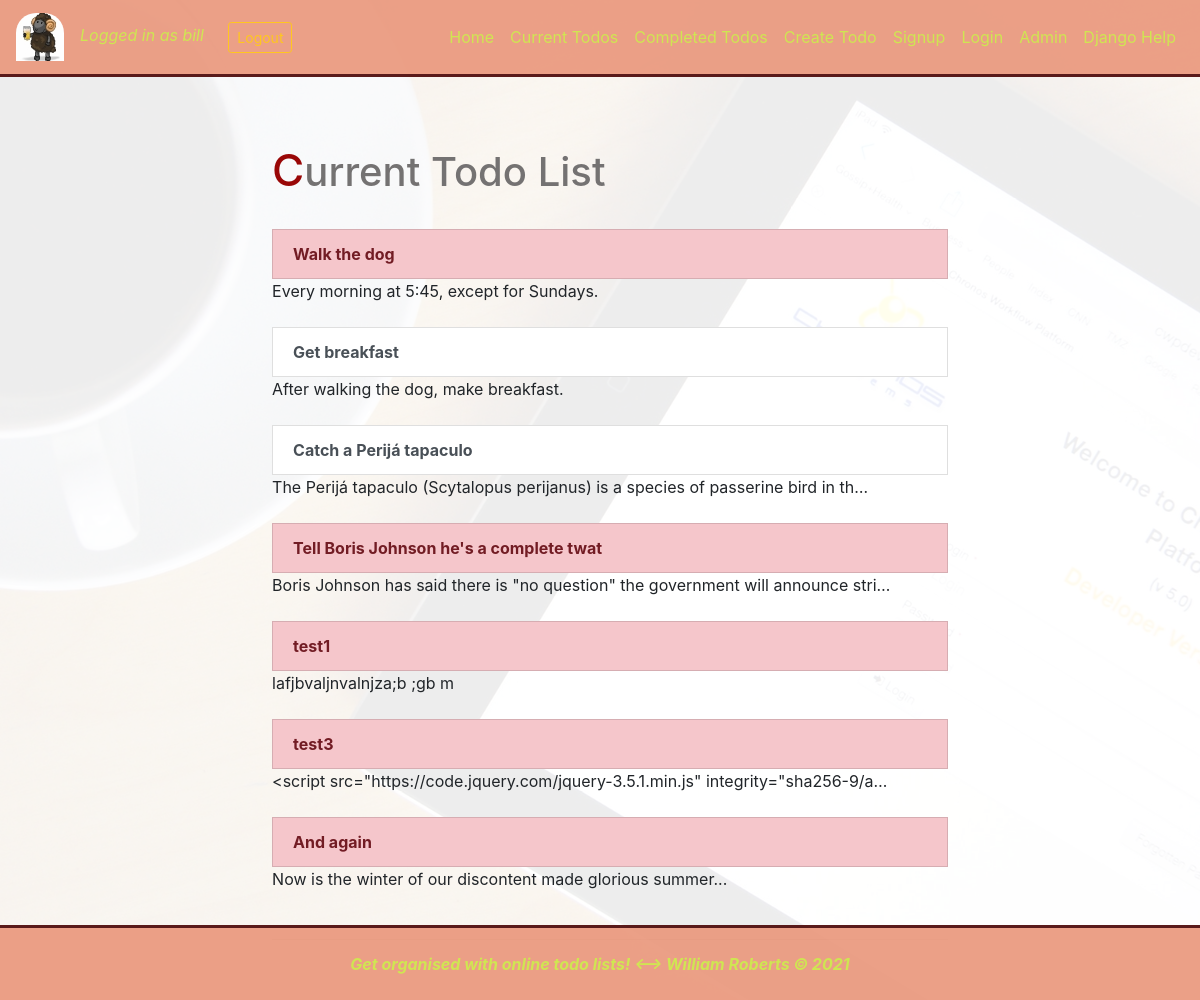
/current/ (signed in), run on the app's committed database.
### todo/models.py (models this page shows, shortened)
class Todo(models.Model):
    title = models.CharField(max_length=100)
    memo = models.TextField(blank=True)
    created = models.DateTimeField(auto_now_add=True)
    datecompleted = models.DateTimeField(null=True, blank=True)
    important = models.BooleanField(default=False)
    user = models.ForeignKey(User, on_delete=models.CASCADE)

### todo/views.py (the view)
# urls.py: path('current/', views.currenttodos, name='currenttodos'),
def currenttodos(request):
    if not request.user.is_authenticated:
        return render(request, 'todo/home.html', {'error':'You need to log in first!',
                                                    'alert':'bg-warning'})
    todos = Todo.objects.filter(user=request.user, datecompleted__isnull=True)
    return render(request, 'todo/currenttodos.html', {'todos':todos})

### todo/templates/todo/currenttodos.html (shortened to what this page needs)
{% extends 'base.html' %}
{% load static %}
{% block content %}
<div class="row justify-content-center mt-5">
    <div class="col-md-7">
    <h1>Current Todo List</h1>
        <br>
        {% for todo in todos %}
        <a href="{% url 'viewtodo' todo.id %}"
        class="list-group-item list-group-item-action {% if todo.important %} list-group-item-danger{% endif %}">
        <b>{{ todo.title }}</b></a>
        {% if todo.memo %}
            {{ todo.memo|truncatechars:80|striptags }}
        {% endif %}
        <br><br>
        {% endfor %}
</div>
</div>
{% endblock content %}

### templates/navbar.html (shortened to what this page needs)
{% load static %}
<nav class="navbar fixed-top navbar-expand-md navbar-dark bg-dark">
    <a class="navbar-brand" href="#top"><img class="mylogo" src="{% static 'logo.png' %}"
        alt="logo" /></a>
    {% if user.is_authenticated %}
        <form action="{% url 'logoutuser' %}" method="POST">
                <i class="loggedin">Logged in as {{ user.username }}</i>
                <button type="submit" class="btn btn-outline-warning btn-sm">Logout</button>
        </form>
    {% endif %}
    <div class="collapse navbar-collapse" id="navbarMenu">
        <ul class="navbar-nav ml-auto">
            <li class="nav-item">
                <a class="nav-link" href="{% url 'home' %}">Home</a>
            </li>
            <li class="nav-item">
                <a class="nav-link" href="{% url 'currenttodos' %}" >Current Todos</a>
            </li>
            <li class="nav-item">
                <a class="nav-link" href="{% url 'completedtodos' %}" >Completed Todos</a>
            </li>
            <li class="nav-item">
                <a class="nav-link" href="{% url 'createtodo' %}" >Create Todo</a>
            </li>
            <li class="nav-item">
                <a class="nav-link" href="{% url 'signupuser' %}" >Signup</a>
            </li>
            <li class="nav-item">
                <a class="nav-link" href="{% url 'loginuser' %}" >Login</a>
            </li>
            <li class="nav-item">
                <a class="nav-link" href="/admin141148/login/?next=/admin141148/" target="_blank">Admin</a>
            </li>
            <li class="nav-item">
                <a class="nav-link" href="{% static 'django.pdf' %}" target="_blank">Django Help</a>
            </li>
        </ul>
    </div>
</nav>
<br><br><br><br>

### static/style.css (style rules this page uses)
.navbar { background-color: darksalmon !important; opacity: 0.9; border-bottom: rgb(73, 3, 3) 3px solid; }
.navbar-nav .nav-link { color:rgb(203, 228, 65) !important; }
.mylogo { border-radius: 20px 20px 0 0; }
.loggedin { padding-right: 20px; color:rgb(203, 228, 65); }
.row { padding-left: 20px; }
h1 { color: rgb(116, 114, 114); }
h1::first-letter { color: rgb(153, 7, 7); font-size: 110%; }

### data on the page
Todo: title "Walk the dog", memo "Every morning at 5:45, except for Sundays."
Todo: title "Get breakfast", memo "After walking the dog, make breakfast."
Todo: title "Catch a Perijá tapaculo", memo "The Perijá tapaculo (Scytalopus perijanus) is a species of passerine bird in th…"
Todo: title "Tell Boris Johnson he's a complete twat", memo "Boris Johnson has said there is \"no question\" the government will announce stri…"
Todo: title "test1", memo "lafjbvaljnvalnjza;b ;gb m"
Todo: title "test3", memo "<script src=\"https://code.jquery.com/jquery-3.5.1.min.js\" integrity=\"sha256-9/a…"
Todo: title "And again", memo "Now is the winter of our discontent made glorious summer..."

### other printed values
{{ user.username }} "bill"
